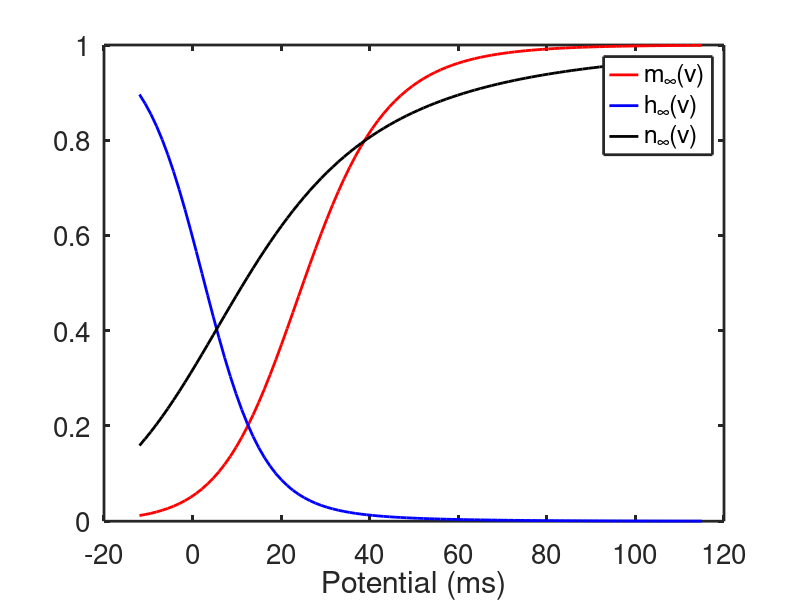
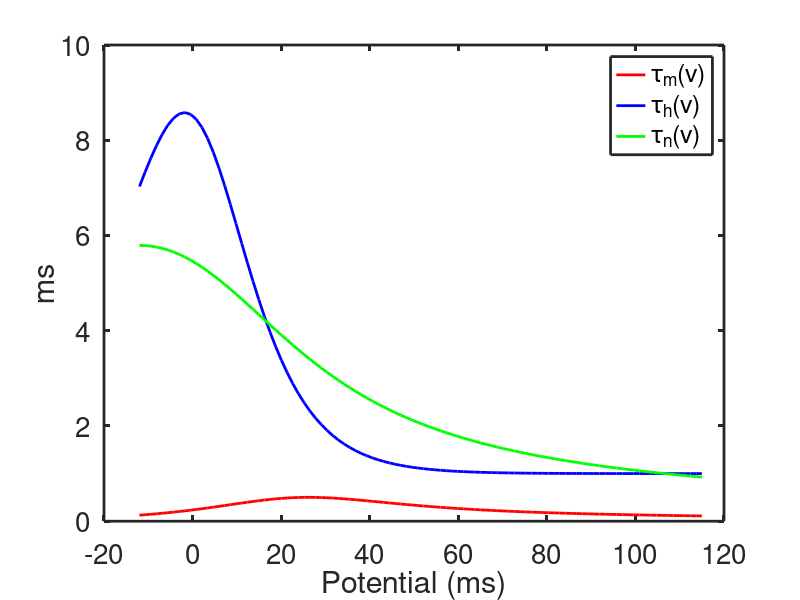

Recreate these plots in MATLAB, in order.
% Plot the steady state gating variables
 
function hh_inf
 
global gnabar gkbar Vna Vk Vl Inp Veq Tfact Iapp tstim BCL gl
set(0,                           ...
   'defaultaxesfontsize', 20,   ...
   'defaultaxeslinewidth', 2.0, ...
   'defaultlinelinewidth', 2.0);

Veq = 0; %is the original HH formulation
%Veq = -65; % is the physiological formulation

Tfact = 1; % this is the correction factor for temperatures other that 6.3C
%Tfact = 0.977 % correspnds to 0C

%Tfact = 1.085 % corresponds to 30 C.

gnabar = 120.;
gkbar = 36;
gl = 0.3;
 
Vna = Tfact*(115+Veq) - Veq;
Vk = Tfact*(-12+Veq)-Veq;
Vl = Tfact*(10.5988+Veq)-Veq;


vlist = linspace(Vk+0.01,Vna-0.01,100);
gates=gate_de(vlist);
 
for j = 1:3
 taus(j,:) = 1./(gates(2*j-1,:)+gates(2*j,:));
 infs(j,:) = gates(2*j-1,:).*taus(j,:);
end

figure(1)
plot(vlist,infs(1,:),'r',vlist,infs(2,:),'b',vlist,infs(3,:),'k')
legend('m_\infty(v)','h_\infty(v)','n_\infty(v)')
xlabel('Potential (ms)')
hold on
figure(2)
plot(vlist,taus(1,:),'r',vlist,taus(2,:),'b',vlist,taus(3,:),'g')
legend('\tau_m(v)','\tau_h(v)','\tau_n(v)')
 xlabel('Potential (ms)')
 ylabel('ms')
 hold on

%%%%%%%%%%%%%%%%%%%%%%%%%%%%%%%%%%%
function gate = gate_de(V)
 % calculate the gating functions for V                 
AM=.1*(25.-V)./(exp(2.5 -0.1*V)-1.);
BM=4.*exp(-V/18.);

AH=.07*exp(-V/20.);
BH=1./(exp(.1*(30.-V))+1.);
AN=.01*(10.-V)./(exp(.1*(10.-V))-1.);
BN=.125*exp(-V/80);

gate = [AM ;BM ;AH ;BH ;AN ;BN];

 

 
